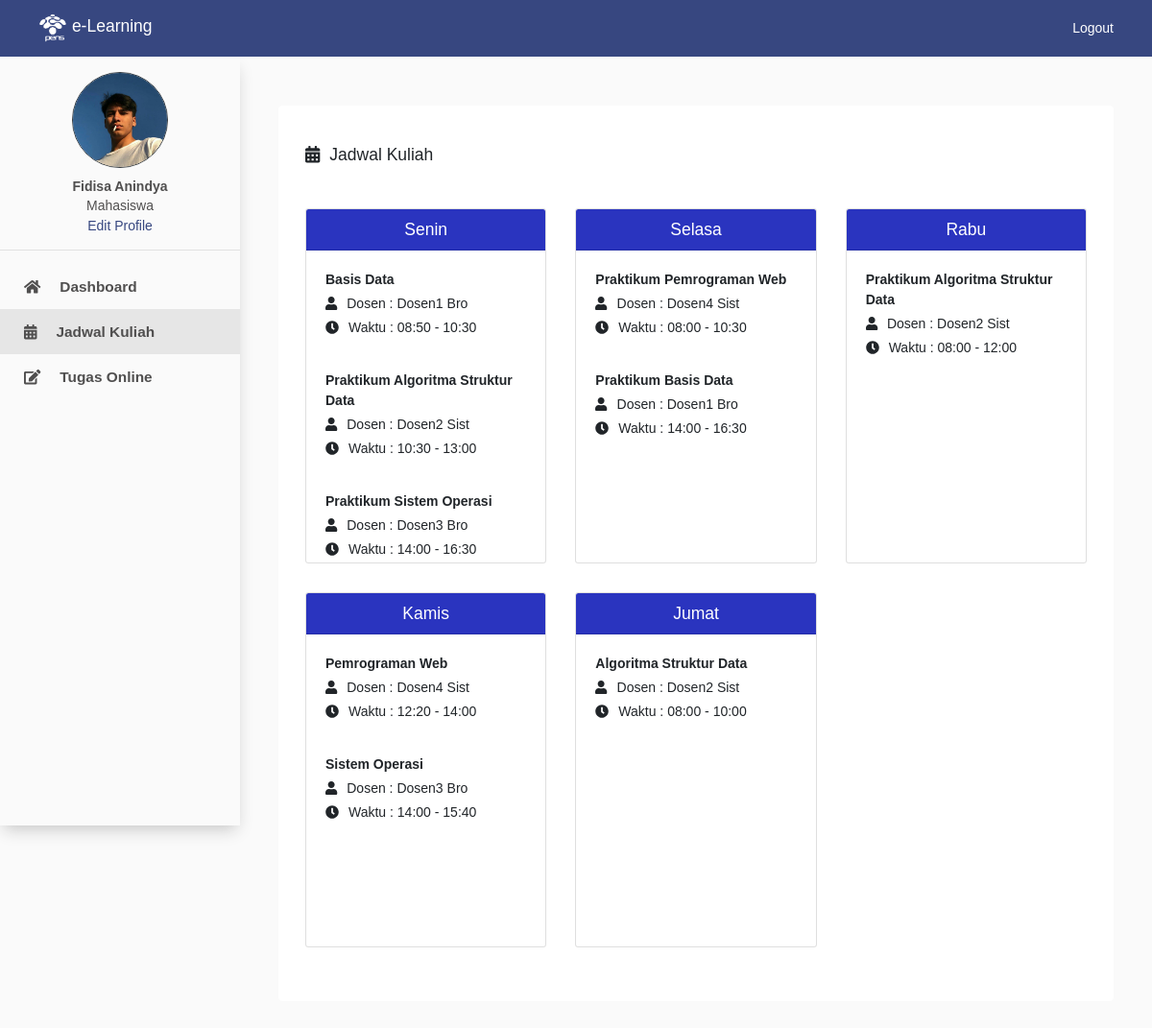
Screenshot of /view/user/jadwalKuliah.php (signed in) with the database file from the repository.
### tables this page shows
CREATE TABLE `user` (
  `id` int(11) NOT NULL,
  `user_id` int(11) NOT NULL,
  `nama` varchar(100) NOT NULL,
  `email` varchar(100) NOT NULL,
  `password` varchar(100) NOT NULL,
  `nama_foto` varchar(100) NOT NULL,
  `tipe_foto` varchar(100) NOT NULL,
  `role` varchar(100) NOT NULL
);

CREATE TABLE `jadwal` (
  `id` int(11) NOT NULL,
  `matkul_id` int(11) NOT NULL,
  `dosen_id` int(11) NOT NULL,
  `kelas_id` int(11) NOT NULL,
  `hari` varchar(100) NOT NULL,
  `jam_mulai` varchar(100) NOT NULL,
  `jam_selesai` varchar(100) NOT NULL
);

CREATE TABLE `matkul` (
  `id` int(11) NOT NULL,
  `matkul` varchar(100) NOT NULL,
  `sks` varchar(100) NOT NULL
);

CREATE TABLE `dosen` (
  `id` int(11) NOT NULL,
  `nidn` varchar(100) NOT NULL,
  `nama_depan` varchar(100) NOT NULL,
  `nama_belakang` varchar(100) NOT NULL,
  `jenis_kelamin` varchar(100) NOT NULL,
  `alamat` varchar(100) NOT NULL,
  `nohp` varchar(100) NOT NULL,
  `nama_foto` varchar(100) NOT NULL,
  `tipe_foto` varchar(100) NOT NULL
);

### view/user/jadwalKuliah.php (the view, shortened to what this page needs)
<?php
include '../../config/connection.php';
$id = $_SESSION['id'];
$query = mysqli_query($connection, "SELECT * FROM user WHERE id = $id");
$result = mysqli_fetch_assoc($query);
$mahasiswa = mysqli_fetch_assoc(mysqli_query($connection, "SELECT * FROM mahasiswa WHERE id = $result[user_id]"));
?>
<!DOCTYPE html>
<html lang="en">
<head>
    <link rel="stylesheet" href="https://cdn.jsdelivr.net/npm/bootstrap@4.6.0/dist/css/bootstrap.min.css">
    <link rel="stylesheet" href="https://cdnjs.cloudflare.com/ajax/libs/font-awesome/5.13.0/css/all.min.css">
    <link rel="stylesheet" href="../style.css">
</head>
<body style="background: #fafafa">
    <nav class="navbar navbar-light fixed-top" style="padding: 10px 40px; background-color: #374780">
        <a class="navbar-brand" href="#" style="color: #ffff">
            <img src="../assets/pens_putih.png" width="30" height="30" class="d-inline-block align-top" alt="">
            e-Learning
        </a>
        <span class="navbar-text">
            <a href="../../config/logoutDosen.php" style="color: #ffff; text-decoration: none">Logout</a>
        </span>
    </nav>
    <div class="wrapper">
        <nav id="sidebar">
            <div style="text-align: center; margin-top: 15px">
                <?php
                if ($result['nama_foto'] == '') {
                ?><img src="../assets/user.png" width="90px" height="90px" class="rounded-circle border border-dark"><br><br>
                <?php
                } else {
                ?><img src="../../profileUser/<?php echo $result['nama_foto'] ?>" width="100px" height="100px" class="rounded-circle border border-dark"><br><br>
                <?php
                }
                ?>
                <p style="margin-top: -12px; font-weight: bold; margin-bottom: 2px"><?php echo $result['nama'] ?></p>
                <p style="margin-top: -3px; margin-bottom: 0px">Mahasiswa</p>
                <a href="" style="color:#374780" data-toggle="modal" data-target="#editProfile">Edit Profile</a>
            </div>
            <hr>
            <ul class="list-unstyled components" style="margin-top: 10px">
                <li>
                    <a href="dashboard.php"><span class="fas fa-home" style="margin-right: 20px;"></span>Dashboard</a>
                </li>
                <li class="active">
                    <a href="jadwalKuliah.php"><span class="fas fa-calendar-alt" style="margin-right: 20px;"></span>Jadwal Kuliah</a>
                </li>
                <li>
                    <a href="tugasOnline.php"><span class="fas fa-edit" style="margin-right: 20px;"></span>Tugas Online</a>
                </li>
            </ul>
        </nav>
        <div class="content">
            <div style="padding: 30px 20px">
                <div class="jumbotron" style="background-color: #fff">
                    <h5 style="margin-top: -15px; margin-bottom: 15px"><span class="fas fa-calendar-alt" style="margin-right: 10px;"></span>Jadwal Kuliah</h5>
                    <div class="row">
                        <?php
                        $hari = ['Senin', 'Selasa', 'Rabu', 'Kamis', 'Jumat'];
                        for ($i = 0; $i < count($hari); $i++) { ?>
                            <div class="col-md-4">
                                <div class="card" style="height: 370px; margin-top: 30px">
                                    <h5 class="card-header" style="text-align: center; background-color: #2a34bf; color: white"><?php echo $hari[$i] ?></h5>
                                    <?php
                                    $jadwal = mysqli_query($connection, "SELECT * FROM jadwal WHERE kelas_id='$mahasiswa[kelas_id]' AND hari='$hari[$i]'");
                                    foreach ($jadwal as $vjadwal) {
                                        $matkul = mysqli_fetch_assoc(mysqli_query($connection, "SELECT * FROM matkul WHERE id = $vjadwal[matkul_id]"));
                                        $dosen = mysqli_fetch_assoc(mysqli_query($connection, "SELECT * FROM dosen WHERE id = $vjadwal[dosen_id]"));
                                    ?>
                                        <div style="margin: 20px 20px 0px 20px;">
                                            <p style="font-weight: bold"><?php echo $matkul['matkul'] ?></p>
                                            <p style="margin-top: -10px;"><i class="fas fa-user" style="margin-right: 10px"></i>Dosen : <?php echo $dosen['nama_depan'] . ' ' . $dosen['nama_belakang'] ?></p>
                                            <p style="margin-top: -10px;"><i class="fas fa-clock" style="margin-right: 10px"></i>Waktu : <?php echo $vjadwal['jam_mulai'] . ' - ' . $vjadwal['jam_selesai'] ?></p>
                                        </div>
                                    <?php } ?>
                                </div>
                            </div>
                        <?php
                        }
                        ?>
                    </div>
                </div>
            </div>
        </div>
    </div>
</body>
</html>

### view/style.css (style rules this page uses)
* { font-family: 'Poppins', sans-serif; font-size: 14px; }
.wrapper { display: flex; width: 100%; align-items: stretch; margin-top: 60px }
a, a:hover, a:focus { color: inherit; text-decoration: none; transition: all 0.3s; }
#sidebar { min-width: 250px; max-width: 250px; min-height: 100vh; background: rgb(250, 250, 250); color: rgb(80, 79, 79); transition: all 0.3s; box-shadow: 0 8px 16px -4px rgb(199, 199, 199); position: fixed; }
#sidebar ul li a { padding: 12px 25px; font-size: 1.1em; display: block; font-weight: 600; }
#sidebar ul li.active { color: rgb(80, 79, 79); background: #e6e6e6; }
.content { width: 100%; padding: 20px; min-height: 100vh; margin-left: 250px; }

### rows the page displays
user: nama_foto (picture), nama "Fidisa Anindya"
jadwal: matkul.matkul "Basis Data", dosen.nama_depan "Dosen1", dosen.nama_belakang "Bro", jam_mulai "08:50", jam_selesai "10:30"
jadwal: matkul.matkul "Praktikum Algoritma Struktur Data", dosen.nama_depan "Dosen2", dosen.nama_belakang "Sist", jam_mulai "10:30", jam_selesai "13:00"
jadwal: matkul.matkul "Praktikum Sistem Operasi", dosen.nama_depan "Dosen3", dosen.nama_belakang "Bro", jam_mulai "14:00", jam_selesai "16:30"
jadwal: matkul.matkul "Praktikum Pemrograman Web", dosen.nama_depan "Dosen4", dosen.nama_belakang "Sist", jam_mulai "08:00", jam_selesai "10:30"
jadwal: matkul.matkul "Praktikum Basis Data", dosen.nama_depan "Dosen1", dosen.nama_belakang "Bro", jam_mulai "14:00", jam_selesai "16:30"
jadwal: matkul.matkul "Praktikum Algoritma Struktur Data", dosen.nama_depan "Dosen2", dosen.nama_belakang "Sist", jam_mulai "08:00", jam_selesai "12:00"
jadwal: matkul.matkul "Pemrograman Web", dosen.nama_depan "Dosen4", dosen.nama_belakang "Sist", jam_mulai "12:20", jam_selesai "14:00"
jadwal: matkul.matkul "Sistem Operasi", dosen.nama_depan "Dosen3", dosen.nama_belakang "Bro", jam_mulai "14:00", jam_selesai "15:40"
jadwal: matkul.matkul "Algoritma Struktur Data", dosen.nama_depan "Dosen2", dosen.nama_belakang "Sist", jam_mulai "08:00", jam_selesai "10:00"

### other values shown
$hari[$i] "Senin"
$hari[$i] "Selasa"
$hari[$i] "Rabu"
$hari[$i] "Kamis"
$hari[$i] "Jumat"
